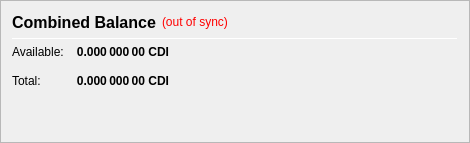
                   <widget class="QFrame" name="frame_CombinedBalances">
                    <property name="minimumSize">
                     <size>
                      <width>470</width>
                      <height>0</height>
                     </size>
                    </property>
                    <property name="frameShape">
                     <enum>QFrame::StyledPanel</enum>
                    </property>
                    <property name="frameShadow">
                     <enum>QFrame::Raised</enum>
                    </property>
                    <layout class="QVBoxLayout" name="verticalLayout_5">
                     <item>
                      <layout class="QHBoxLayout" name="horizontalLayout_5" stretch="0">
                       <item>
                        <widget class="QLabel" name="label_5z">
                         <property name="minimumSize">
                          <size>
                           <width>0</width>
                           <height>20</height>
                          </size>
                         </property>
                         <property name="font">
                          <font>
                           <pointsize>12</pointsize>
                           <weight>75</weight>
                           <bold>true</bold>
                          </font>
                         </property>
                         <property name="toolTip">
                          <string>Combined Balance (including unconfirmed and immature coins)</string>
                         </property>
                         <property name="text">
                          <string>Combined Balance</string>
                         </property>
                        </widget>
                       </item>
                       <item>
                        <widget class="QLabel" name="labelWalletStatus">
                         <property name="cursor">
                          <cursorShape>WhatsThisCursor</cursorShape>
                         </property>
                         <property name="toolTip">
                          <string>The displayed information may be out of date. Your wallet automatically synchronizes with the CDI network after a connection is established, but this process has not completed yet.</string>
                         </property>
                         <property name="styleSheet">
                          <string notr="true">QLabel { color: red; }</string>
                         </property>
                         <property name="text">
                          <string notr="true">(out of sync)</string>
                         </property>
                         <property name="alignment">
                          <set>Qt::AlignLeading|Qt::AlignLeft|Qt::AlignVCenter</set>
                         </property>
                        </widget>
                       </item>
                       <item>
                        <spacer name="horizontalSpacer_1">
                         <property name="orientation">
                          <enum>Qt::Horizontal</enum>
                         </property>
                         <property name="sizeHint" stdset="0">
                          <size>
                           <width>40</width>
                           <height>20</height>
                          </size>
                         </property>
                        </spacer>
                       </item>
                      </layout>
                     </item>
                     <item>
                      <widget class="Line" name="line_CombinedBalance">
                       <property name="minimumSize">
                        <size>
                         <width>0</width>
                         <height>1</height>
                        </size>
                       </property>
                       <property name="maximumSize">
                        <size>
                         <width>16777215</width>
                         <height>1</height>
                        </size>
                       </property>
                       <property name="orientation">
                        <enum>Qt::Horizontal</enum>
                       </property>
                      </widget>
                     </item>
                     <item>
                      <layout class="QGridLayout" name="gridLayout_3">
                       <property name="spacing">
                        <number>12</number>
                       </property>
                       <item row="1" column="0">
                        <widget class="QLabel" name="labelBalanceTextz">
                         <property name="text">
                          <string>Available:</string>
                         </property>
                        </widget>
                       </item>
                       <item row="1" column="1">
                        <widget class="QLabel" name="labelBalancez">
                         <property name="font">
                          <font>
                           <weight>75</weight>
                           <bold>true</bold>
                          </font>
                         </property>
                         <property name="cursor">
                          <cursorShape>IBeamCursor</cursorShape>
                         </property>
                         <property name="toolTip">
                          <string>Your current spendable balance</string>
                         </property>
                         <property name="text">
                          <string notr="true">0.000 000 00 CDI</string>
                         </property>
                         <property name="alignment">
                          <set>Qt::AlignRight|Qt::AlignTrailing|Qt::AlignVCenter</set>
                         </property>
                         <property name="textInteractionFlags">
                          <set>Qt::LinksAccessibleByMouse|Qt::TextSelectableByKeyboard|Qt::TextSelectableByMouse</set>
                         </property>
                        </widget>
                       </item>
                       <item row="2" column="0">
                        <widget class="QLabel" name="labelTotalTextz">
                         <property name="text">
                          <string>Total:</string>
                         </property>
                        </widget>
                       </item>
                       <item row="2" column="1">
                        <widget class="QLabel" name="labelTotalz">
                         <property name="font">
                          <font>
                           <weight>75</weight>
                           <bold>true</bold>
                          </font>
                         </property>
                         <property name="cursor">
                          <cursorShape>IBeamCursor</cursorShape>
                         </property>
                         <property name="toolTip">
                          <string>Total Balance, including all unavailable coins.</string>
                         </property>
                         <property name="text">
                          <string notr="true">0.000 000 00 CDI</string>
                         </property>
                         <property name="alignment">
                          <set>Qt::AlignRight|Qt::AlignTrailing|Qt::AlignVCenter</set>
                         </property>
                         <property name="textInteractionFlags">
                          <set>Qt::LinksAccessibleByMouse|Qt::TextSelectableByKeyboard|Qt::TextSelectableByMouse</set>
                         </property>
                        </widget>
                       </item>
                       <item row="2" column="3">
                        <spacer name="horizontalSpacer_2">
                         <property name="orientation">
                          <enum>Qt::Horizontal</enum>
                         </property>
                         <property name="sizeHint" stdset="0">
                          <size>
                           <width>40</width>
                           <height>20</height>
                          </size>
                         </property>
                        </spacer>
                       </item>
                      </layout>
                     </item>
                     <item>
                      <spacer name="verticalSpacer_1">
                       <property name="orientation">
                        <enum>Qt::Vertical</enum>
                       </property>
                       <property name="sizeHint" stdset="0">
                        <size>
                         <width>20</width>
                         <height>40</height>
                        </size>
                       </property>
                      </spacer>
                     </item>
                    </layout>
                   </widget>
